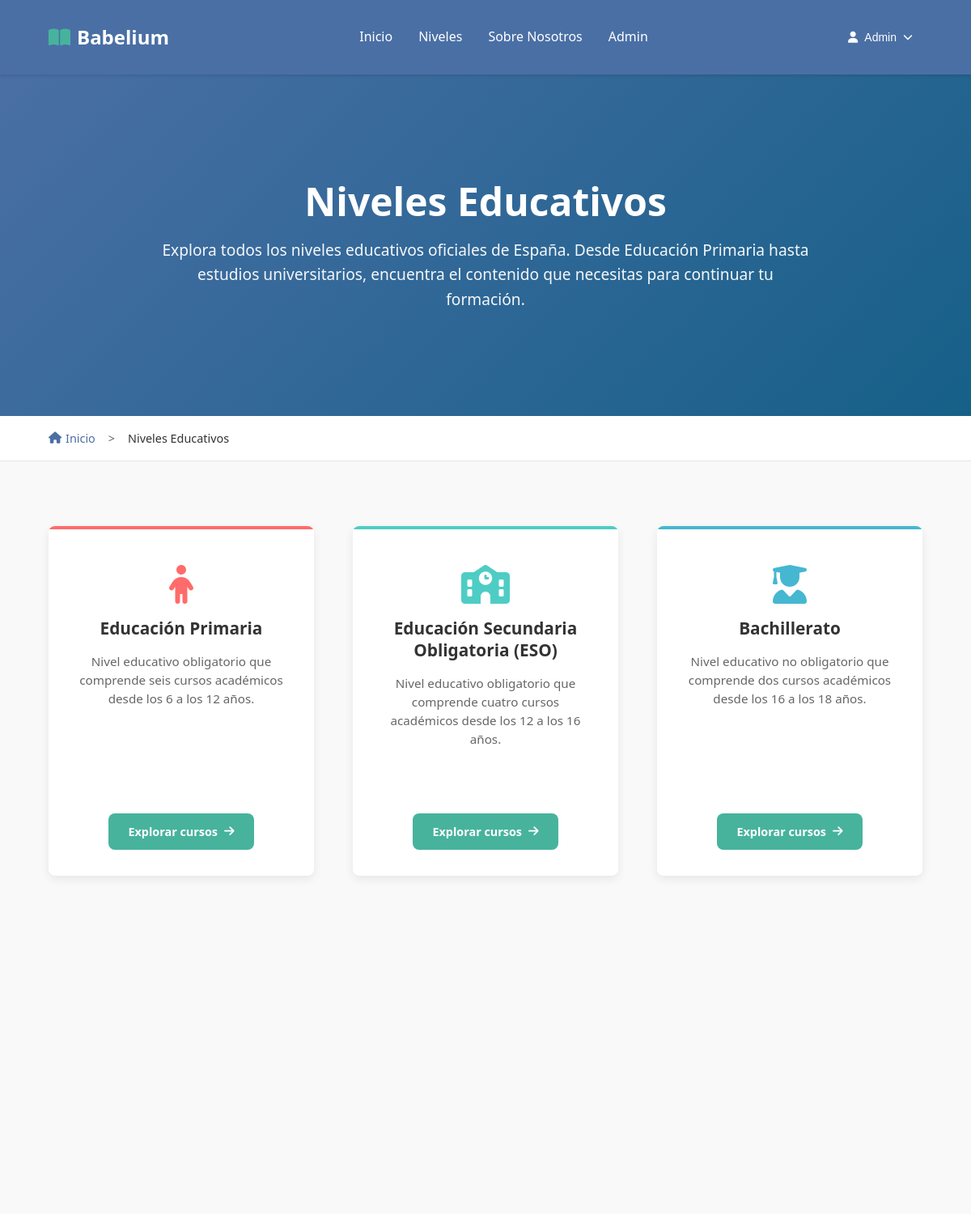
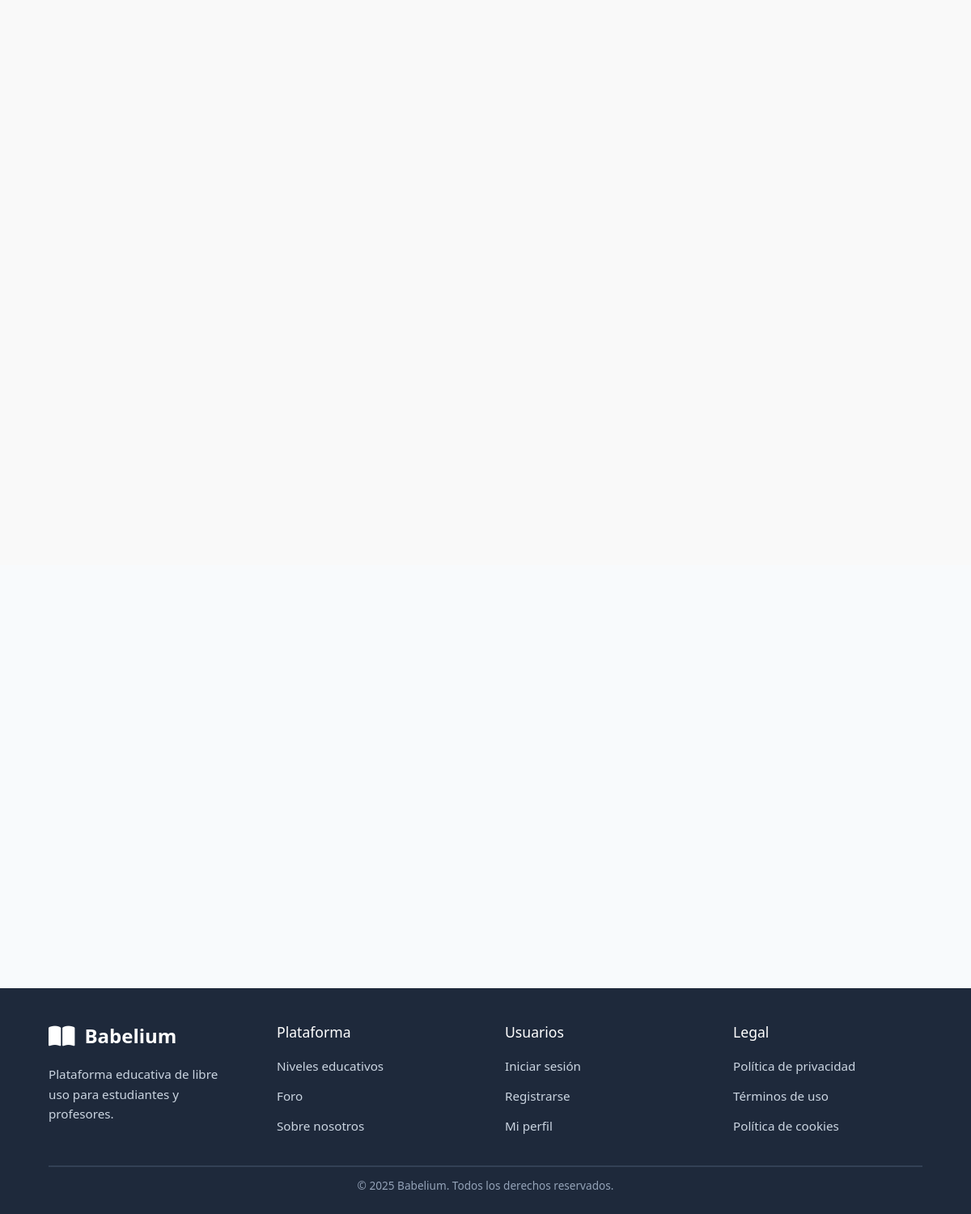
The app's page /niveles.php (signed in) with its own data (2 pictures, top to bottom).
### tables this page shows
CREATE TABLE `niveles_educativos` (
  `id` int(11) NOT NULL,
  `nombre` varchar(100) NOT NULL,
  `descripcion` text DEFAULT NULL,
  `orden` int(11) NOT NULL,
  `activo` tinyint(1) DEFAULT 1
);

### php/niveles-functions.php (called while the page is built)
<?php
function getNivelIcon($nombre) {
    $nombre_lower = strtolower($nombre);
    if (strpos($nombre_lower, 'primaria') !== false) {
        return 'fas fa-child';
    } elseif (strpos($nombre_lower, 'secundaria') !== false || strpos($nombre_lower, 'eso') !== false) {
        return 'fas fa-school';
    } elseif (strpos($nombre_lower, 'bachillerato') !== false) {
        return 'fas fa-user-graduate';
    } elseif (strpos($nombre_lower, 'básica') !== false) {
        return 'fas fa-tools';
    } elseif (strpos($nombre_lower, 'grado medio') !== false) {
        return 'fas fa-cogs';
    } elseif (strpos($nombre_lower, 'grado superior') !== false) {
        return 'fas fa-industry';
    } elseif (strpos($nombre_lower, 'universitario') !== false || strpos($nombre_lower, 'grado') !== false) {
        return 'fas fa-university';
    } else {
        return 'fas fa-book';
    }
}
function getNivelColor($nombre) {
    $nombre_lower = strtolower($nombre);
    if (strpos($nombre_lower, 'primaria') !== false) {
        return 'nivel-primaria';
    } elseif (strpos($nombre_lower, 'secundaria') !== false || strpos($nombre_lower, 'eso') !== false) {
        return 'nivel-secundaria';
    } elseif (strpos($nombre_lower, 'bachillerato') !== false) {
        return 'nivel-bachillerato';
    } elseif (strpos($nombre_lower, 'básica') !== false) {
        return 'nivel-fp-basica';
    } elseif (strpos($nombre_lower, 'grado medio') !== false) {
        return 'nivel-fp-medio';
    } elseif (strpos($nombre_lower, 'grado superior') !== false) {
        return 'nivel-fp-superior';
    } elseif (strpos($nombre_lower, 'universitario') !== false || strpos($nombre_lower, 'grado') !== false) {
        return 'nivel-universidad';
    } else {
        return 'nivel-default';
    }
}
?>

### niveles.php (the view, shortened to what this page needs)
<?php
require_once "db/connection.php";
require_once "php/niveles-functions.php";
$query = "SELECT id, nombre, descripcion, orden FROM niveles_educativos WHERE activo = 1 ORDER BY orden ASC";
$resultado = $conexion->query($query);
$niveles = [];
if ($resultado && $resultado->num_rows > 0) {
    while ($fila = $resultado->fetch_assoc()) {
        $niveles[] = $fila;
    }
}
?>
<!DOCTYPE html>
<html lang="es">
<head>
    <link rel="stylesheet" href="https://cdnjs.cloudflare.com/ajax/libs/font-awesome/6.5.0/css/all.min.css">
    <link rel="stylesheet" href="css/reset.css">
    <link rel="stylesheet" href="css/style.css">
    <link rel="stylesheet" href="css/niveles.css">
</head>
<body>
    <?php include_once "includes/header.php" ?>
    <main class="niveles-main">
        <section class="niveles-hero">
            <div class="hero-content">
                <h1>Niveles Educativos</h1>
                <p class="hero-description">
                    Explora todos los niveles educativos oficiales de España.
                    Desde Educación Primaria hasta estudios universitarios,
                    encuentra el contenido que necesitas para continuar tu formación.
                </p>
            </div>
        </section>
        <section class="breadcrumb">
            <div class="breadcrumb-container">
                <a href="index.php" class="breadcrumb-link">
                    <i class="fas fa-home"></i> Inicio
                </a>
                <span class="breadcrumb-separator">></span>
                <span class="breadcrumb-current">Niveles Educativos</span>
            </div>
        </section>
        <section class="niveles-section">
            <div class="niveles-container">
                <?php if (empty($niveles)): ?>
                    <div class="no-niveles">
                        <i class="fas fa-exclamation-triangle"></i>
                        <h3>No hay niveles educativos disponibles</h3>
                        <p>Por favor, contacta con el administrador del sistema.</p>
                    </div>
                <?php else: ?>
                    <div class="niveles-grid">
                        <?php foreach ($niveles as $nivel): ?>
                            <div class="nivel-card <?php echo getNivelColor($nivel['nombre']); ?>" id="<?php echo getNivelColor($nivel['nombre']); ?>">
                                <div class="nivel-icon">
                                    <i class="<?php echo getNivelIcon($nivel['nombre']); ?>"></i>
                                </div>
                                <div class="nivel-content">
                                    <h3 class="nivel-title"><?php echo htmlspecialchars($nivel['nombre']); ?></h3>
                                    <p class="nivel-description">
                                        <?php echo htmlspecialchars($nivel['descripcion']); ?>
                                    </p>
                                </div>
                                <div class="nivel-footer">
                                    <a href="cursos.php?nivel_id=<?php echo $nivel['id']; ?>" class="nivel-button">
                                        Explorar cursos
                                        <i class="fas fa-arrow-right"></i>
                                    </a>
                                </div>
                            </div>
                        <?php endforeach; ?>
                    </div>
                <?php endif; ?>
            </div>
        </section>
        <section class="info-section">
            <div class="info-container">
            </div>
        </section>
    </main>
    <?php include_once "includes/footer.php" ?>
</body>
</html>

### css/style.css (style rules this page uses)
:root { --primary-color: #4a6fa5; --secondary-color: #166088; --accent-color: #47b39d; --background-color: #f9f9f9; --text-color: #333333; --light-text: #666666; --white: #ffffff; --ods-education: #c5192d; --ods-inequality: #ff9e00; --ods-communities: #56c02b; --spacing-xs: 0.5rem; --spacing-sm: 1rem; --spacing-md: 2rem; --spacing-lg: 3rem; --spacing-xl: 5rem; --border-radius: 0.5rem; }
body { font-family: "Segoe UI", Tahoma, Geneva, Verdana, sans-serif; color: var(--text-color); line-height: 1.6; background-color: var(--background-color); }
h1, h2, h3, h4, h5, h6 { margin-bottom: var(--spacing-sm); line-height: 1.2; }
h1 { font-size: 3rem; font-weight: 700; }
h3 { font-size: 1.5rem; font-weight: 600; }
p { margin-bottom: var(--spacing-sm); }
a { text-decoration: none; color: var(--primary-color); transition: all 0.3s ease; }
section { padding: var(--spacing-xl) 5%; }
.hero-content { flex: 1; padding: var(--spacing-lg); min-width: 20rem; }

### css/niveles.css (style rules this page uses)
:root { --nivel-primaria: #ff6b6b; --nivel-secundaria: #4ecdc4; --nivel-bachillerato: #45b7d1; --nivel-fp-basica: #96ceb4; --nivel-fp-medio: #feca57; --nivel-fp-superior: #ff9ff3; --nivel-universidad: #54a0ff; --nivel-default: #778ca3; }
.niveles-main { min-height: 100vh; background-color: var(--background-color); }
.niveles-hero { background: linear-gradient(135deg, var(--primary-color) 0%, var(--secondary-color) 100%); color: var(--white); padding: var(--spacing-xl) 5%; text-align: center; }
.hero-content h1 { font-size: 3rem; margin-bottom: var(--spacing-sm); font-weight: 700; }
.hero-description { font-size: 1.2rem; max-width: 50rem; margin: 0 auto; line-height: 1.6; opacity: 0.95; }
.breadcrumb { background-color: var(--white); padding: var(--spacing-sm) 5%; border-bottom: 1px solid #e0e6ed; }
.breadcrumb-container { display: flex; align-items: center; font-size: 0.9rem; }
.breadcrumb-link { color: var(--primary-color); text-decoration: none; display: flex; align-items: center; gap: 0.3rem; transition: color 0.3s ease; }
.breadcrumb-separator { margin: 0 var(--spacing-sm); color: var(--light-text); }
.breadcrumb-current { color: var(--text-color); font-weight: 500; }
.niveles-section { padding: var(--spacing-xl) 5%; }
.niveles-container { max-width: 80rem; margin: 0 auto; }
.niveles-grid { display: grid; grid-template-columns: repeat(auto-fit, minmax(20rem, 1fr)); gap: var(--spacing-lg); margin-bottom: var(--spacing-xl); }
.nivel-card { background: var(--white); border-radius: var(--border-radius); box-shadow: 0 4px 12px rgba(0, 0, 0, 0.08); overflow: hidden; transition: all 0.3s ease; display: flex; flex-direction: column; position: relative; }
.nivel-card::before { content: ""; position: absolute; top: 0; left: 0; right: 0; height: 4px; background: var(--primary-color); transition: all 0.3s ease; }
.nivel-primaria::before { background: var(--nivel-primaria); }
.nivel-secundaria::before { background: var(--nivel-secundaria); }
.nivel-bachillerato::before { background: var(--nivel-bachillerato); }
.nivel-icon { padding: var(--spacing-lg) var(--spacing-md) var(--spacing-sm); text-align: center; }
.nivel-icon i { font-size: 3rem; color: var(--primary-color); transition: all 0.3s ease; }
.nivel-primaria .nivel-icon i { color: var(--nivel-primaria); }
.nivel-secundaria .nivel-icon i { color: var(--nivel-secundaria); }
.nivel-bachillerato .nivel-icon i { color: var(--nivel-bachillerato); }
.nivel-content { padding: 0 var(--spacing-md) var(--spacing-md); flex-grow: 1; text-align: center; }
.nivel-title { font-size: 1.3rem; font-weight: 600; margin-bottom: var(--spacing-sm); color: var(--text-color); line-height: 1.3; }
.nivel-description { color: var(--light-text); line-height: 1.5; font-size: 0.95rem; }
.nivel-footer { padding: var(--spacing-md); text-align: center; }
.nivel-button { display: inline-flex; align-items: center; gap: 0.5rem; background-color: var(--accent-color); color: var(--white); padding: 0.7rem 1.5rem; border-radius: var(--border-radius); text-decoration: none; font-weight: 600; font-size: 0.9rem; transition: all 0.3s ease; }
.nivel-button i { transition: transform 0.3s ease; }
.info-section { background-color: #f8fafc; padding: var(--spacing-xl) 5%; }
.info-container { max-width: 60rem; margin: 0 auto; display: grid; grid-template-columns: repeat(auto-fit, minmax(18rem, 1fr)); gap: var(--spacing-lg); }

### records on screen
niveles_educativos: nombre "Educación Primaria", descripcion "Nivel educativo obligatorio que comprende seis cursos académicos desde los 6 a los 12 años."
niveles_educativos: nombre "Educación Secundaria Obligatoria (ESO)", descripcion "Nivel educativo obligatorio que comprende cuatro cursos académicos desde los 12 a los 16 años."
niveles_educativos: nombre "Bachillerato", descripcion "Nivel educativo no obligatorio que comprende dos cursos académicos desde los 16 a los 18 años."

### other values on screen
$usuario_actual['nombre'] "Admin"
